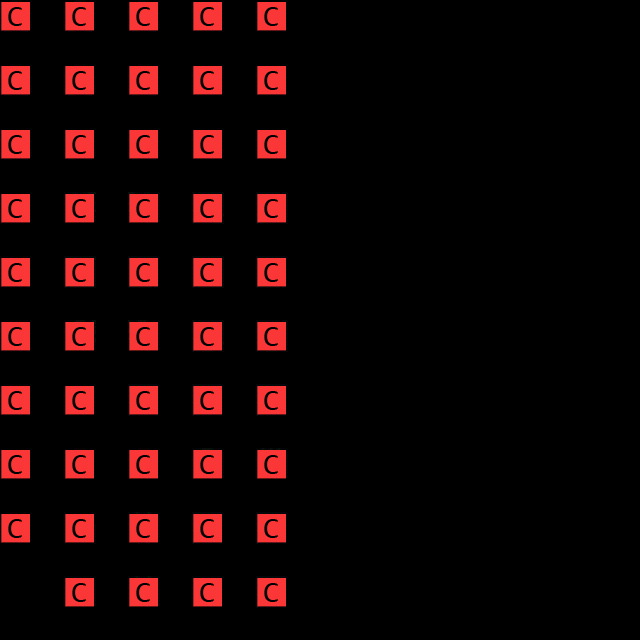

This is a level from a 2D game, rendered from its Tiled map with the project's own tilesets. A one-line summary and the complete map file follow:
An orthogonal 20x20 tile map with 32x32 px tiles, 3 tile layers (regions, input_object, output_collision), 2 tilesets.

<map version="1.0" tiledversion="1.1.2" orientation="orthogonal" renderorder="right-down" width="20" height="20" tilewidth="32" tileheight="32" infinite="0" nextobjectid="1">
 <tileset firstgid="1" source="collision.tsx" />
 <tileset firstgid="5" source="dungeon.tsx" />
 <layer name="regions" width="20" height="20">
  <data encoding="csv">
1,0,1,0,1,0,1,0,1,0,0,0,0,0,0,0,0,0,0,0,
0,0,0,0,0,0,0,0,0,0,0,0,0,0,0,0,0,0,0,0,
1,0,1,0,1,0,1,0,1,0,0,0,0,0,0,0,0,0,0,0,
0,0,0,0,0,0,0,0,0,0,0,0,0,0,0,0,0,0,0,0,
1,0,1,0,1,0,1,0,1,0,0,0,0,0,0,0,0,0,0,0,
0,0,0,0,0,0,0,0,0,0,0,0,0,0,0,0,0,0,0,0,
1,0,1,0,1,0,1,0,1,0,0,0,0,0,0,0,0,0,0,0,
0,0,0,0,0,0,0,0,0,0,0,0,0,0,0,0,0,0,0,0,
1,0,1,0,1,0,1,0,1,0,0,0,0,0,0,0,0,0,0,0,
0,0,0,0,0,0,0,0,0,0,0,0,0,0,0,0,0,0,0,0,
1,0,1,0,1,0,1,0,1,0,0,0,0,0,0,0,0,0,0,0,
0,0,0,0,0,0,0,0,0,0,0,0,0,0,0,0,0,0,0,0,
1,0,1,0,1,0,1,0,1,0,0,0,0,0,0,0,0,0,0,0,
0,0,0,0,0,0,0,0,0,0,0,0,0,0,0,0,0,0,0,0,
1,0,1,0,1,0,1,0,1,0,0,0,0,0,0,0,0,0,0,0,
0,0,0,0,0,0,0,0,0,0,0,0,0,0,0,0,0,0,0,0,
1,0,1,0,1,0,1,0,1,0,0,0,0,0,0,0,0,0,0,0,
0,0,0,0,0,0,0,0,0,0,0,0,0,0,0,0,0,0,0,0,
0,0,1,0,1,0,1,0,1,0,0,0,0,0,0,0,0,0,0,0,
0,0,0,0,0,0,0,0,0,0,0,0,0,0,0,0,0,0,0,0
</data>
 </layer>
 <layer name="input_object" width="20" height="20">
  <data encoding="csv">
18,0,19,0,20,0,21,0,22,0,0,0,0,0,0,0,0,0,0,0,
0,0,0,0,0,0,0,0,0,0,0,0,0,0,0,0,0,0,0,0,
36,0,37,0,38,0,39,0,40,0,0,0,0,0,0,0,0,0,0,0,
0,0,0,0,0,0,0,0,0,0,0,0,0,0,0,0,0,0,0,0,
54,0,55,0,56,0,57,0,58,0,0,0,0,0,0,0,0,0,0,0,
0,0,0,0,0,0,0,0,0,0,0,0,0,0,0,0,0,0,0,0,
72,0,111,0,112,0,93,0,94,0,0,0,0,0,0,0,0,0,0,0,
0,0,0,0,0,0,0,0,0,0,0,0,0,0,0,0,0,0,0,0,
90,0,75,0,76,0,129,0,130,0,0,0,0,0,0,0,0,0,0,0,
0,0,0,0,0,0,0,0,0,0,0,0,0,0,0,0,0,0,0,0,
108,0,165,0,166,0,147,0,148,0,0,0,0,0,0,0,0,0,0,0,
0,0,0,0,0,0,0,0,0,0,0,0,0,0,0,0,0,0,0,0,
126,0,91,0,182,0,183,0,184,0,0,0,0,0,0,0,0,0,0,0,
0,0,0,0,0,0,0,0,0,0,0,0,0,0,0,0,0,0,0,0,
144,0,109,0,110,0,201,0,202,0,0,0,0,0,0,0,0,0,0,0,
0,0,0,0,0,0,0,0,0,0,0,0,0,0,0,0,0,0,0,0,
162,0,163,0,200,0,218,0,219,0,0,0,0,0,0,0,0,0,0,0,
0,0,0,0,0,0,0,0,0,0,0,0,0,0,0,0,0,0,0,0,
0,0,236,0,237,0,238,0,220,0,0,0,0,0,0,0,0,0,0,0,
0,0,0,0,0,0,0,0,0,0,0,0,0,0,0,0,0,0,0,0
</data>
 </layer>
 <layer name="output_collision" width="20" height="20">
  <data encoding="csv">
1,0,1,0,1,0,1,0,1,0,0,0,0,0,0,0,0,0,0,0,
0,0,0,0,0,0,0,0,0,0,0,0,0,0,0,0,0,0,0,0,
1,0,1,0,1,0,1,0,1,0,0,0,0,0,0,0,0,0,0,0,
0,0,0,0,0,0,0,0,0,0,0,0,0,0,0,0,0,0,0,0,
1,0,1,0,1,0,1,0,1,0,0,0,0,0,0,0,0,0,0,0,
0,0,0,0,0,0,0,0,0,0,0,0,0,0,0,0,0,0,0,0,
1,0,1,0,1,0,1,0,1,0,0,0,0,0,0,0,0,0,0,0,
0,0,0,0,0,0,0,0,0,0,0,0,0,0,0,0,0,0,0,0,
1,0,1,0,1,0,1,0,1,0,0,0,0,0,0,0,0,0,0,0,
0,0,0,0,0,0,0,0,0,0,0,0,0,0,0,0,0,0,0,0,
1,0,1,0,1,0,1,0,1,0,0,0,0,0,0,0,0,0,0,0,
0,0,0,0,0,0,0,0,0,0,0,0,0,0,0,0,0,0,0,0,
1,0,1,0,1,0,1,0,1,0,0,0,0,0,0,0,0,0,0,0,
0,0,0,0,0,0,0,0,0,0,0,0,0,0,0,0,0,0,0,0,
1,0,1,0,1,0,1,0,1,0,0,0,0,0,0,0,0,0,0,0,
0,0,0,0,0,0,0,0,0,0,0,0,0,0,0,0,0,0,0,0,
1,0,1,0,1,0,1,0,1,0,0,0,0,0,0,0,0,0,0,0,
0,0,0,0,0,0,0,0,0,0,0,0,0,0,0,0,0,0,0,0,
0,0,1,0,1,0,1,0,1,0,0,0,0,0,0,0,0,0,0,0,
0,0,0,0,0,0,0,0,0,0,0,0,0,0,0,0,0,0,0,0
</data>
 </layer>
</map>
